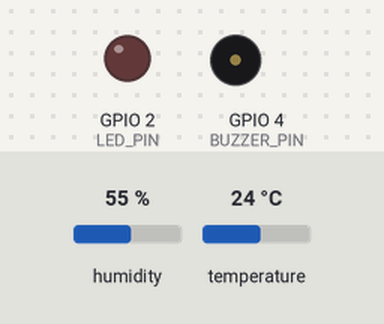
This sketch was run on a simulated ESP32. On the bench: output pins drawn as LEDs (lit = HIGH), buzzer (waves = sounding). The test bench sets the inputs (shaded band); at power-on: temperature 24 °C, humidity 55 %. WiFi joins after 1.5 s; servers stay silent unless stated; random numbers use the default seed unless the sketch sets one; no MQTT or app messages arrive unless stated; what the sketch prints to the serial monitor is not drawn.

Above: at 2.7 s.
2.8 s: temperature set to 4.4 °C
9.7 s: temperature set to 3.8 °C
At 10.3 s:
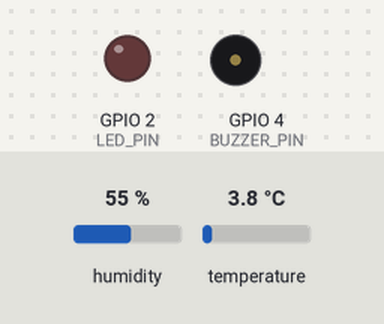
16.6 s: humidity set to 79 %
23.5 s: humidity set to 82 %
At 25.4 s:
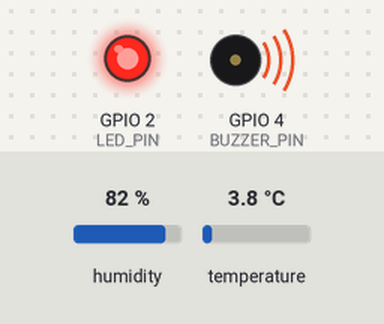
31.5 s: humidity set to 22 %
At 35.4 s:
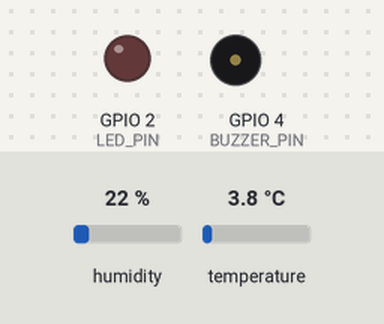
38.4 s: humidity set to 88 %
At 40.4 s:
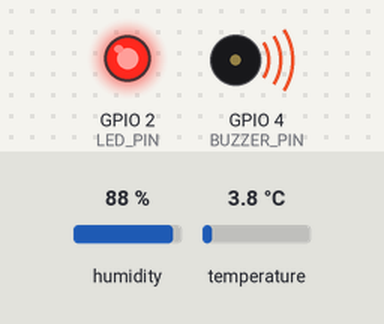
Timing chart, 0 to 41.9 s (numbered marks = the images above; inputs shaded):
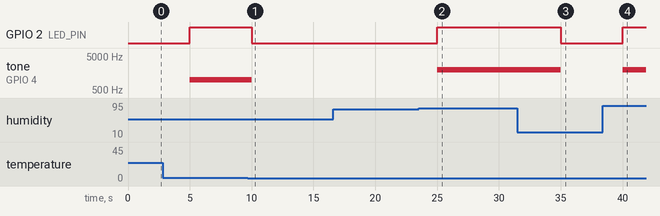

The sketch:

sketch.ino
```cpp
#include <WiFi.h>
#include <PubSubClient.h>
#include "DHT.h"

// ---------- Pins ----------
#define DHTPIN     15
#define DHTTYPE    DHT22
#define LED_PIN    2
#define BUZZER_PIN 4

// ---------- Limits ----------
const float TEMP_LIMIT = 4.0;              // °C
const float HUM_LIMIT  = 80.0;             // %
const unsigned long READ_INTERVAL = 5000;  // 5 seconds

// ---------- WiFi (Wokwi simulated network) ----------
const char* WIFI_SSID = "Wokwi-GUEST";
const char* WIFI_PASS = "";

// ---------- MQTT ----------
const char* MQTT_SERVER = "broker.hivemq.com";
const int   MQTT_PORT   = 1883;

// CHANGE "mystore123" to something unique (the broker is public!)
const char* TOPIC_TEMP   = "mystore123/fridge1/temperature";
const char* TOPIC_HUM    = "mystore123/fridge1/humidity";
const char* TOPIC_ALARM  = "mystore123/fridge1/alarm";
const char* TOPIC_STATUS = "mystore123/fridge1/status";
const char* TOPIC_DATA = "mystore123/fridge1/data";

DHT dht(DHTPIN, DHTTYPE);
WiFiClient espClient;
PubSubClient mqtt(espClient);
unsigned long lastRead = 0;

void connectWiFi() {
  Serial.print("Connecting to WiFi");
  WiFi.begin(WIFI_SSID, WIFI_PASS, 6);  // channel 6 for Wokwi
  while (WiFi.status() != WL_CONNECTED) {
    delay(500);
    Serial.print(".");
  }
  Serial.println(" connected!");
}

void connectMQTT() {
  while (!mqtt.connected()) {
    Serial.print("Connecting to MQTT...");
    String clientId = "esp32-fridge-" + String(random(0xffff), HEX);

    // Last Will: broker publishes "offline" if the ESP32 disconnects
    if (mqtt.connect(clientId.c_str(), NULL, NULL, TOPIC_STATUS, 1, true, "offline")) {
      Serial.println(" connected!");
      mqtt.publish(TOPIC_STATUS, "online", true);
    } else {
      Serial.print(" failed, rc=");
      Serial.print(mqtt.state());
      Serial.println(" retrying in 3s");
      delay(3000);
    }
  }
}

void setup() {
  Serial.begin(115200);
  pinMode(LED_PIN, OUTPUT);
  pinMode(BUZZER_PIN, OUTPUT);
  dht.begin();

  connectWiFi();
  mqtt.setServer(MQTT_SERVER, MQTT_PORT);
  Serial.println("Fridge monitor started...");
}

void loop() {
  if (WiFi.status() != WL_CONNECTED) connectWiFi();
  if (!mqtt.connected()) connectMQTT();
  mqtt.loop();

  unsigned long now = millis();
  if (now - lastRead >= READ_INTERVAL) {
    lastRead = now;

    float temp = dht.readTemperature();
    float hum  = dht.readHumidity();

    if (isnan(temp) || isnan(hum)) {
      Serial.println("Failed to read from DHT22!");
      return;
    }

    Serial.printf("Temperature: %.1f °C | Humidity: %.1f %%\n", temp, hum);

    bool tempAlarm = temp > TEMP_LIMIT;
    bool humAlarm  = hum  > HUM_LIMIT;

    // ----- Local alarm (LED + buzzer) -----
    if (tempAlarm || humAlarm) {
      digitalWrite(LED_PIN, HIGH);
      if (tempAlarm && humAlarm) tone(BUZZER_PIN, 1500);
      else if (tempAlarm)        tone(BUZZER_PIN, 1000);
      else                       tone(BUZZER_PIN, 2000);
    } else {
      digitalWrite(LED_PIN, LOW);
      noTone(BUZZER_PIN);
    }

    // ----- Alarm text for the app -----
    const char* alarmMsg;
    if (tempAlarm && humAlarm) alarmMsg = "TEMP_AND_HUMIDITY_HIGH";
    else if (tempAlarm)        alarmMsg = "TEMP_HIGH";
    else if (humAlarm)         alarmMsg = "HUMIDITY_HIGH";
    else                       alarmMsg = "OK";

    // ----- Publish to MQTT -----
    char buf[16];
    dtostrf(temp, 1, 1, buf);
    mqtt.publish(TOPIC_TEMP, buf);

    dtostrf(hum, 1, 1, buf);
    mqtt.publish(TOPIC_HUM, buf);

    mqtt.publish(TOPIC_ALARM, alarmMsg);

    // ----- NEW: temperature + humidity in one message -----
    char json[64];
    snprintf(json, sizeof(json),
             "{\"temperature\":%.1f,\"humidity\":%.1f}", temp, hum);
    mqtt.publish(TOPIC_DATA, json);

    Serial.printf("Published. Alarm status: %s\n", alarmMsg);
    Serial.println(json);
  }
}
```

Measured:
- the behaviour switches between 80 and 81 % on humidity (found by bisection; images 1 and 2)
- after the input at 9.7 s, GPIO 2 (LED_PIN): HIGH → LOW after 0.31 s; tone on GPIO 4 (BUZZER_PIN): 1000 Hz → silent after 0.31 s
- after the input at 16.6 s, every drawn part: stays the same
- after the input at 23.5 s, GPIO 2 (LED_PIN): LOW → HIGH after 1.5 s; tone on GPIO 4 (BUZZER_PIN): silent → 2000 Hz after 1.5 s
- after the input at 31.5 s, GPIO 2 (LED_PIN): HIGH → LOW after 3.5 s; tone on GPIO 4 (BUZZER_PIN): 2000 Hz → silent after 3.5 s
- after the input at 38.4 s, GPIO 2 (LED_PIN): LOW → HIGH after 1.6 s; tone on GPIO 4 (BUZZER_PIN): silent → 2000 Hz after 1.6 s
